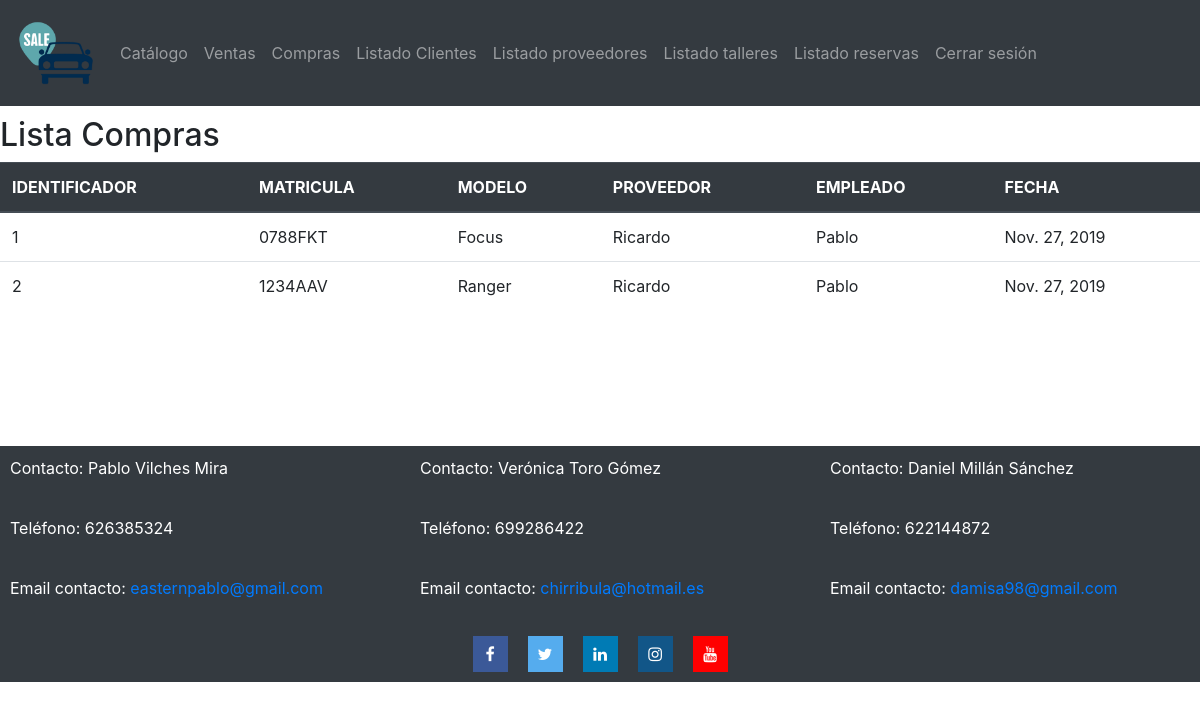
/concesionario/compras/realizadas/ (signed in), run on an earlier commit of the app's database.
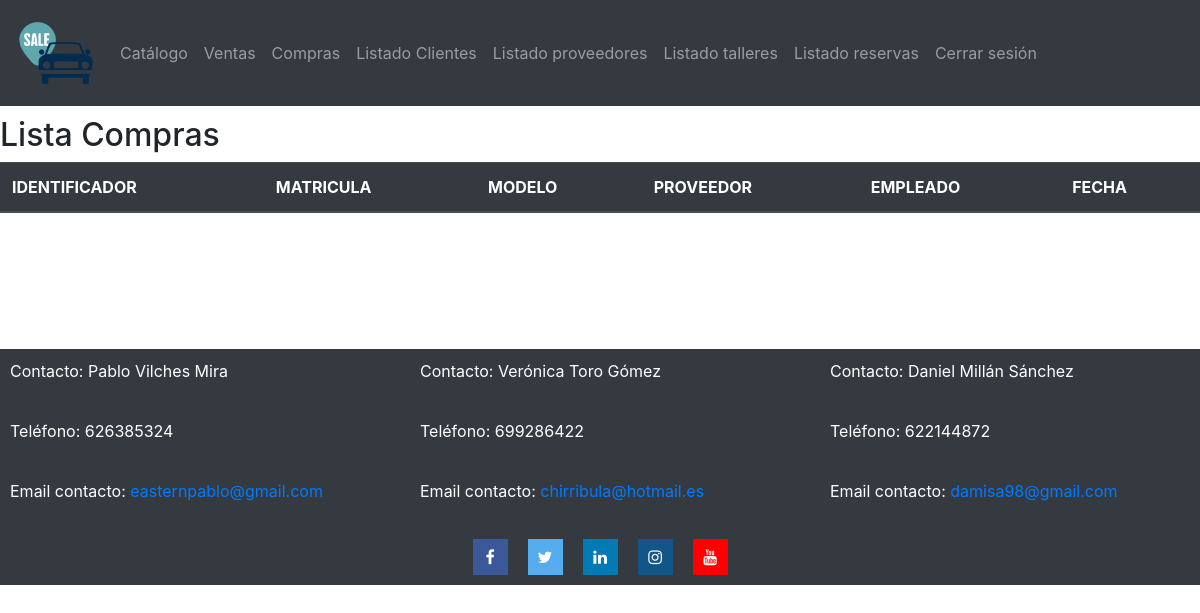
And on a later commit of the database.
### catalogo/models.py (models this page shows, shortened)
class Compra(models.Model):
    compra_id = models.AutoField(primary_key=True)
    coche_id = models.ForeignKey('Coche', on_delete=models.CASCADE)
    proveedor_id = models.ForeignKey('Proveedor', on_delete=models.CASCADE)
    empleado_id = models.ForeignKey('Empleado', on_delete=models.CASCADE)
    fecha = models.DateField(auto_now_add=True)

class Coche(models.Model):
    coche_id = models.AutoField(primary_key=True)
    marca_id = models.ForeignKey('Marca', on_delete=models.CASCADE)
    matricula = models.CharField(max_length=7)
    modelo = models.CharField(max_length=50)
    kilometros = models.IntegerField(validators=[MinValueValidator(500)])
    color = models.CharField(max_length=50)
    motor = models.CharField(max_length=50) # Ej: Diesel, Gasolina, Electrico,...
    tipo = models.CharField(max_length=50)  # Ej: Turismo, Monovolumen, TodoTerreno,...
    caballos = models.IntegerField(validators=[MinValueValidator(60)])
    cilindradas = models.IntegerField()
    precio = models.IntegerField(validators=[MinValueValidator(1000)])
    vendido = models.BooleanField(default=False)
    imagen = models.ImageField(upload_to="imagenes/Coches/")

class Proveedor(models.Model):
    proveedor_id = models.AutoField(primary_key=True)
    dni = models.CharField(max_length=9)
    nombre = models.CharField(max_length=50)
    apellidos = models.CharField(max_length=50)
    telefono = models.CharField(max_length=9)
    direccion = models.CharField(max_length=100)
    email = models.EmailField(max_length=50)

class Empleado(models.Model):
    empleado_id = models.AutoField(primary_key=True)
    dni = models.CharField(max_length=9)
    nombre = models.CharField(max_length=50)
    apellidos = models.CharField(max_length=50)                 #son iguales, se puede usar la misma??
    telefono = models.CharField(max_length=9)
    direccion = models.CharField(max_length=100)
    email = models.EmailField(max_length=50)
    usuario = models.ForeignKey(User, on_delete=models.CASCADE, null=True)
    puesto = models.CharField(max_length=50)

### catalogo/views.py (the view)
# urls.py: path("compras/realizadas/", views.lista_compras, name="Listado compras - Concesionario"),
@login_required(login_url="/concesionario/login")
def lista_compras(request):
    compras = Compra.objects.all()
    return render(request,"compras_realizadas.html",{"compras":compras})

### catalogo/templates/compras_realizadas.html (shortened to what this page needs)
{% extends "base.html" %}
{% block content %}
<h2>Lista Compras</h2>
<table class="table">
    <thead class="thead-dark">
        <tr>
            <th>IDENTIFICADOR</th>
            <th>MATRICULA</th>
            <th>MODELO</th>
            <th>PROVEEDOR</th>
            <th>EMPLEADO</th>
            <th>FECHA</th>
        </tr>
    </thead>
    <tbody>
        {% for compra in compras %}
        <tr>
            <td>{{compra.compra_id}}</td>
            <td>{{compra.coche_id.matricula}}</td>
            <td>{{compra.coche_id.modelo}}</td>
            <td>{{compra.proveedor_id.nombre}}</td>
            <td>{{compra.empleado_id.nombre}}</td>
            <td>{{compra.fecha}}</td>
        </tr>
        {% endfor %}
    </tbody>
</table>
{% endblock %}

What changed in the data, as far as the page shows it:
removed Compra: compra_id "1", coche_id.matricula "0788FKT", coche_id.modelo "Focus", proveedor_id.nombre "Ricardo", empleado_id.nombre "Pablo", fecha "Nov. 27, 2019"
removed Compra: compra_id "2", coche_id.matricula "1234AAV", coche_id.modelo "Ranger", proveedor_id.nombre "Ricardo", empleado_id.nombre "Pablo", fecha "Nov. 27, 2019"
